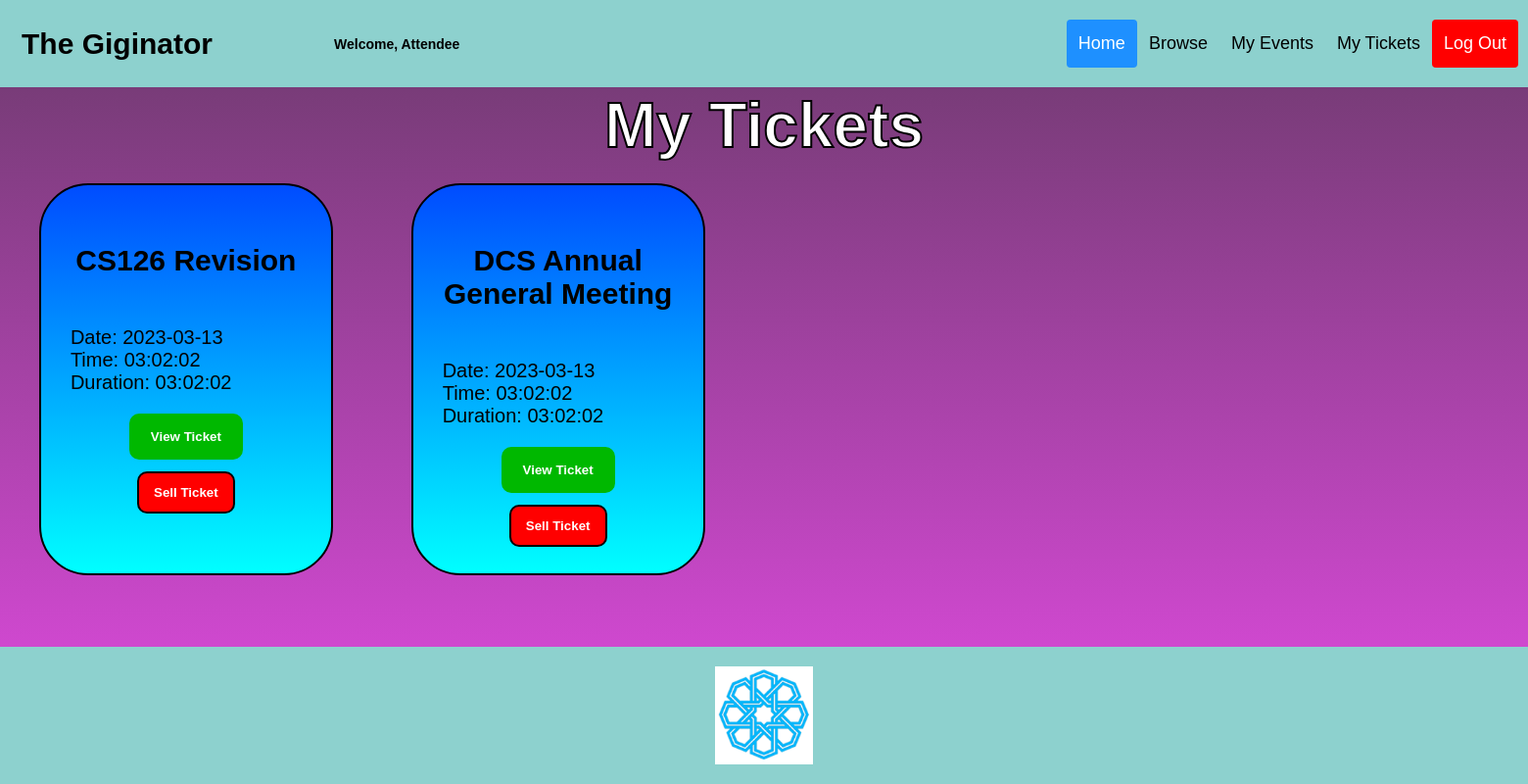
The page /mytickets (signed in) on the database its author committed.
### db_schema.py (models this page shows, shortened)
class User(UserMixin,db.Model):
    __tablename__='users'
    id = db.Column(db.Integer, primary_key=True, autoincrement=True)
    fullname = db.Column(db.String(50))
    username = db.Column(db.String(20), unique=True)
    password = db.Column(db.String(200))
    email = db.Column(db.String(50), unique=True)
    isOrganiser = db.Column(db.Boolean)
    events = db.relationship("UserEvent")

class Event(db.Model):
    __tablename__='events'
    id = db.Column(db.Integer, primary_key=True)
    eventname = db.Column(db.String(50))
    date = db.Column(db.Date)
    time = db.Column(db.Time)
    duration = db.Column(db.Time)
    capacity = db.Column(db.Integer)
    users = db.relationship('UserEvent')

### cwk.py (the view)
@app.route('/mytickets') #route to myTickets page
@login_required
def mytickets():
    tickets = Event.query.join(UserEvent).filter(current_user.id==UserEvent.user_id).\
                    order_by(Event.date,Event.time,Event.eventname) #Retrieve all events that the current user has a ticket of.
    return render_template('mytickets.html',tickets=tickets)

### cwk.py (called while the page is built)
@login_manager.user_loader
def load_user(user_id):
    return User.query.get(int(user_id))

### templates/mytickets.html (shortened to what this page needs)
<!DOCTYPE html>
<html lang="en">
    <head>
        <link rel="stylesheet" href="/static/css/main.css" type="text/css" charset="utf-8">
    </head>
    <body>
        {% include 'header.html' %}
        <h1>My Tickets</h1><br>
        <div class="ticketdisplay">
            {% for event in tickets %}
                {% with ticket_type = "booked" %}
                    {% include 'ticket.html' %}
                {% endwith %}
            {% endfor %}
        </div>
        {% include 'footer.html' %}
    </body>
</html>

### templates/header.html (shortened to what this page needs)
<!DOCTYPE html>
<html>
  <head>
    <link rel="stylesheet" href="/static/css/header.css" type="text/css" charset="utf-8">
  </head>
  <body>
    <div class="header">
      <a href="\" class="logo">The Giginator</a>
      {% if current_user.is_authenticated %}
        <div class="text">
            Welcome, {{current_user.fullname}}
        </div>
      {% endif %}
      <div class="header-right">
        <a id="home" href="\">Home</a>
        <a href="browse">Browse</a>
        {% if current_user.is_authenticated == false %}
          <a href="loginform">Login</a>
          <a href="register">Register</a>
        {% else %}
          <a href="myevents">My Events</a>
          <a href="mytickets">My Tickets</a>
          <a id="logout" href="logout">Log Out</a>
        {% endif %}
      </div>
    </div>
  </body>
</html>

### templates/ticket.html
<body>
    <div class="ticket">
        <p class="ticketname">
            {{event.eventname}}
        </p>
        <p class="ticketvalue">
            Date: {{event.date}}<br>
            Time: {{event.time}}<br>
            Duration: {{event.duration}}
        </p>
        {% if ticket_type == "available" %}
            <div class="message alert"></div>
            <button class="popup-button addticket" id="{{event.eventname}}">Buy Ticket</button>
        {% elif ticket_type == "booked" %}
            <button class="popup-button viewticket" id="{{event.eventname}}">View Ticket</button>
            <button class="popup-button cancel sellticket" id="c{{event.eventname}}">Sell Ticket</button>
        {% elif ticket_type == "sold" %}
            <div class="unavailable button">Tickets Sold Out</div>
        {% elif ticket_type == "manage" %}
            <div class="popup-button cancel delete-event" id="{{event.eventname}}">Delete Event</div>
        {% endif %}
    </div>
</body>

### static/css/main.css (style rules this page uses)
body { min-height: 100vh; background-image: linear-gradient(rgb(107, 58, 107),rgb(228, 75, 228)); display: flex; flex-direction: column; overflow-x: hidden; }
h1 { text-align: center; scale: 2; color: rgb(255, 255, 255); -webkit-text-stroke: 1px; -webkit-text-stroke-color: black; }
.ticket { border-radius: 50px; background-image: linear-gradient(rgb(0, 76, 255),rgb(0, 255, 255)); border: 2px solid; margin: 39.9px; margin-top: auto; padding: 30px; width: 300px; height: 400px; display: flex; flex-direction: column; }
.ticketname { font-weight: bold; font-size: 30px; text-align: center; }
.ticketvalue { font-size: 20px }
.ticketdisplay { display: flex; flex-wrap: wrap; }
.popup-button { background-color: rgb(0, 184, 0); color: white; border: 2px solid rgb(0, 184, 0); padding: 14px 20px; margin: 5% auto 0% auto; text-align: center; text-decoration: none; display: inline-block; border-radius: 10px; font-weight: bold; margin-top: auto; cursor: pointer; }
.cancel { background-color: red; color: white; border: 2px solid black; padding: 12px 15px; margin: 5% auto 15% auto; text-align: center; text-decoration: none; display: inline-block; border-radius: 10px; cursor: pointer; font-weight: bold; }

### static/css/header.css (style rules this page uses)
body { margin: 0; font-family: Arial, Helvetica, sans-serif; }
* { box-sizing: border-box; }
.header { overflow: hidden; background-color: rgb(141, 209, 206); width: auto; padding: 20px 10px; }
.header .text { text-align: center; color: black; font-size: 14px; padding: 12px; float: left; font-weight: bold; margin-left: 100px; margin-top: 5px; }
.header a { float: left; color: black; text-align: center; padding: 12px; text-decoration: none; font-size: 18px; line-height: 25px; border-radius: 4px; }
.header a.logo { font-size: 30px; font-weight: bold; }
.header a#home { background-color: dodgerblue; color: white; }
.header a#logout { background-color: red; color: white; }
.header-right { float: right; }

### rows shown on the page
User: fullname "Attendee"
Event: eventname "CS126 Revision", date "2023-03-13", time "03:02:02", duration "03:02:02"
Event: eventname "DCS Annual General Meeting", date "2023-03-13", time "03:02:02", duration "03:02:02"
